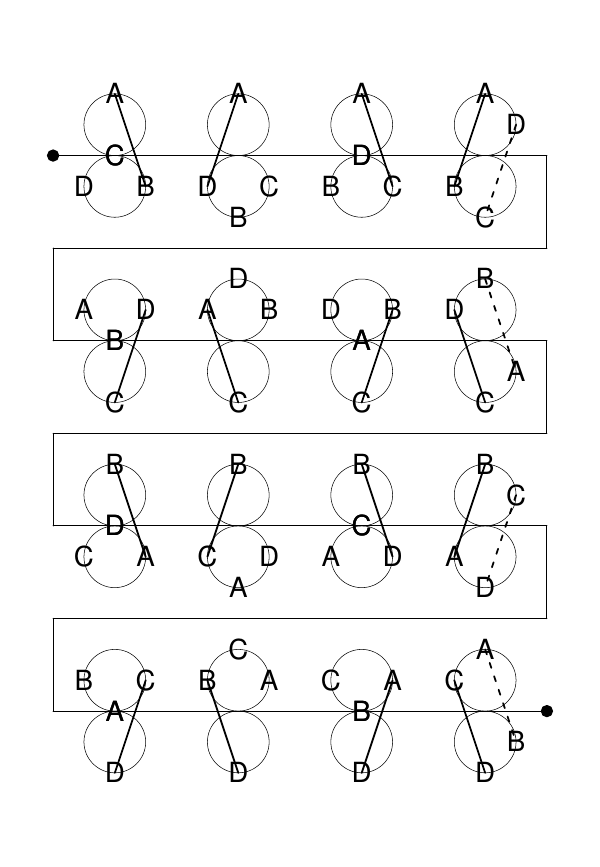

Here is the R script that generated this plot:


drawit <- function(x,y)
 {
  symbols( x, y+1, circles=1 , lwd=1/2 , add=TRUE, inches=FALSE, col="grey")
  symbols( x, y-1, circles=1 , lwd=1/2 , add=TRUE, inches=FALSE, col="grey")
 }

jug <- function( x, y, vv, pp=19, cx=1.7 )
 { 
  # x, y are centers of the figure 8
  # vv is a vector over the 8 standard positions, whose in each
  # among 8 standard positions 
  dx <- c(0,1,0,-1,0,1,0,-1)
  dy <- c(2,1,0,-1,-2,-1,0,1)
  for( i in 1:8 )
   {
    if( !is.na(vv[i]) )
     {
      #points( x+dx[i], y+dy[i], pch=pp, cex=cx, col=vv[i] )
      text( x+dx[i], y+dy[i], pch=pp, cex=cx, labels=vv[i] )
     }
   }
 }

pass <- function(x,y,i,j,...)
 {
  dx <- c(0,1,0,-1,0,1,0,-1)
  dy <- c(2,1,0,-1,-2,-1,0,1)
  lines( x + dx[c(i,j)] , y+ dy[c(i,j)], lwd=1.7, col="black", ... )
 }


pdf( file="elturbo-2.pdf" , height=(26/3), width=(18/3) )
par( mar=c(0,0,0,0) )




plot( 0,0, xlim=c(0,18), ylim=c(0,26), type="n", axes=FALSE )

#text( 9, 26, "El Turbo (Madison, 8/25/11)" )
lines( c(1,17), rep(22,2) )
lines( c(1,17), rep(19,2) )
lines( c(1,17), rep(16,2) )
lines( c(1,17), rep(13,2) )
lines( c(1,17), rep(10,2) )
lines( c(1,17), rep(7,2) )
lines( c(1,17), rep(4,2) )
lines( rep(17,2), c(22,19) )
lines( rep(1,2), c(19,16) )
lines( rep(17,2), c(16,13) )
lines( rep(1,2), c(13,10) )
lines( rep(17,2), c(10,7) )
lines( rep(1,2), c(7,4) )
points( 1,22, pch=19, cex=1.5 )
points( 17,4, pch=19, cex=1.5 )

xc <- 3; yc <- 22
drawit( xc, yc )
vv <- c("A", NA, "C", "D", NA, "B", "C", NA )
pass( xc, yc, 1, 6 )
jug( xc, yc, vv )

xc <- 7; yc <- 22
vv <- c("A", NA, NA, "D", "B", "C", NA, NA )
drawit( xc, yc )
pass( xc, yc, 1, 4 )
jug( xc, yc, vv )

xc <- 11; yc <- 22
vv <- c("A", NA, "D", "B", NA ,  "C", "D", NA )
drawit( xc, yc )
pass( xc, yc, 1, 6 )
jug( xc, yc, vv )

xc <- 15; yc <- 22
vv <- c("A", "D", NA, "B", "C",NA, NA, NA )
drawit( xc, yc )
pass( xc, yc, 1, 4 )
pass( xc, yc, 2, 5, lty=2 )
jug( xc, yc, vv )

# 2nd row

xc <- 3; yc <- 16
vv <- c(NA,  "D", "B", NA, "C",NA, "B", "A"  )
drawit( xc, yc )
pass( xc, yc, 2, 5 )
jug( xc, yc, vv )

xc <- 7; yc <- 16
vv <- c( "D", "B", NA, NA, "C",NA, NA, "A"  )
drawit( xc, yc )
pass( xc, yc, 5, 8 )
jug( xc, yc, vv )

xc <- 11; yc <- 16
vv <- c( NA, "B", "A", NA, "C",NA, "A", "D"  )
drawit( xc, yc )
pass( xc, yc, 5, 2 )
jug( xc, yc, vv )

xc <- 15; yc <- 16
vv <- c( "B", NA, NA, NA, "C","A", NA, "D"  )
drawit( xc, yc )
pass( xc, yc, 5, 8 )
pass( xc, yc, 1, 6, lty=2 )
jug( xc, yc, vv )

## row 3

xc <- 3; yc <- 10
vv <- c( "B", NA, "D",  "C", NA, "A", "D" ,NA  )
drawit( xc, yc )
pass( xc, yc, 1, 6 )
jug( xc, yc, vv )

xc <- 7; yc <- 10
vv <- c( "B", NA, NA,  "C", "A", "D" , NA, NA )
drawit( xc, yc )
pass( xc, yc, 1, 4 )
jug( xc, yc, vv )

xc <- 11; yc <- 10
vv <- c( "B", NA,  "C", "A", NA, "D" , "C", NA )
drawit( xc, yc )
pass( xc, yc, 1, 6 )
jug( xc, yc, vv )

xc <- 15; yc <- 10
vv <- c( "B",  "C", NA, "A", "D" , NA, NA, NA )
drawit( xc, yc )
pass( xc, yc, 1, 4 )
pass( xc, yc, 2, 5, lty=2 )
jug( xc, yc, vv )

# last row
xc <- 3; yc <- 4
vv <- c( NA, "C", "A", NA, "D" , NA, "A", "B" )
drawit( xc, yc )
pass( xc, yc, 5, 2 )
jug( xc, yc, vv )

xc <- 7; yc <- 4
vv <- c( "C", "A", NA, NA, "D" , NA, NA, "B" )
drawit( xc, yc )
pass( xc, yc, 5, 8 )
jug( xc, yc, vv )

xc <- 11; yc <- 4
vv <- c( NA, "A", "B", NA, "D" , NA, "B", "C" )
drawit( xc, yc )
pass( xc, yc, 5, 2 )
jug( xc, yc, vv )

xc <- 15; yc <- 4
vv <- c(  "A", NA, NA, NA, "D",  "B", NA,  "C" )
drawit( xc, yc )
pass( xc, yc, 5, 8 )
pass( xc, yc, 1, 6 , lty=2)
jug( xc, yc, vv )






dev.off()
